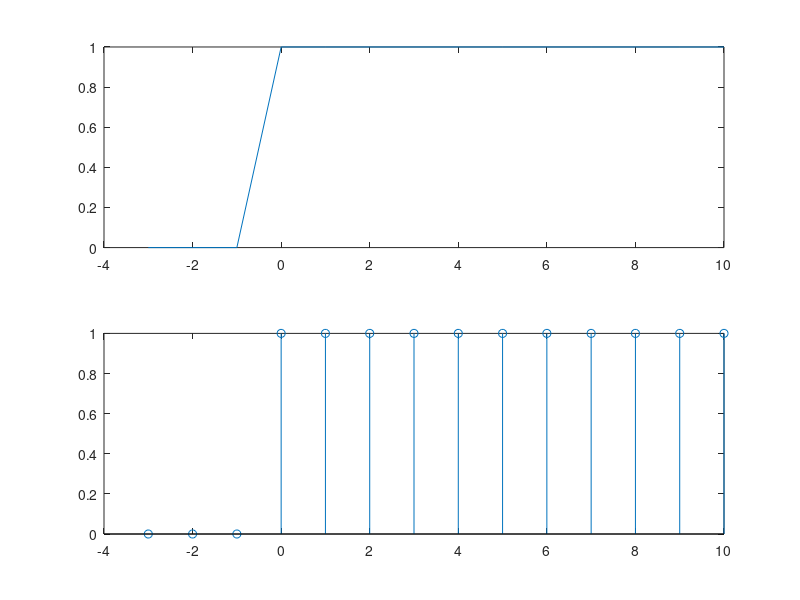
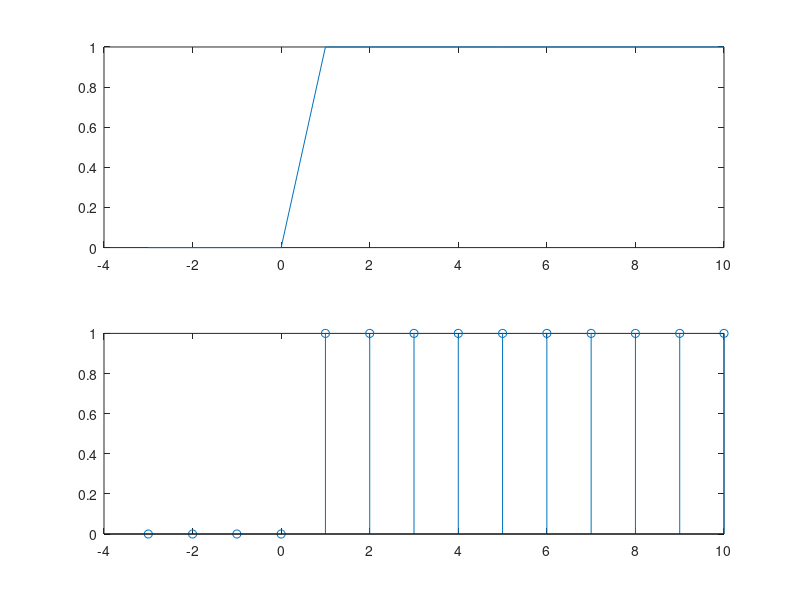

Write the MATLAB code that produced these figures, in order.
clc

t=-3:1:10;  

y=[zeros(1,3),ones(1,1),ones(1,10)];

y1=[zeros(1,3),zeros(1,1),ones(1,10)];

figure 

subplot(2,1,1); 
plot(t,y)

subplot(2,1,2); 
stem(t,y);  

figure 

subplot(2,1,1); 
plot(t,y1)

subplot(2,1,2); 
stem(t,y1);  

%title('unit impulse');  

